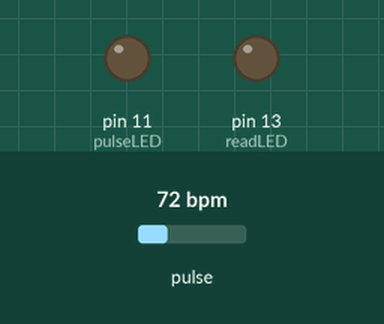
Bench run of a sketch on a simulated Arduino Uno, built with avr-gcc and run on an emulated ATmega328P. Shown: output pins drawn as LEDs (lit = HIGH). The test bench sets the inputs (shaded band); at power-on: pulse 72 bpm. What the sketch prints to the serial monitor is not drawn.

Above: at 0.05 s.
Timing chart, 0 to 3.0 s (numbered marks = the images above):
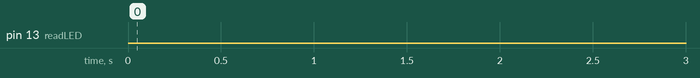

The sketch:

HR_SPO2_14Nov_noENTER.ino
```cpp
// (licence header left out)
// HR1 TX: 0x50658399739E
// HR1 RX: 0x38D269FDC0FE
// HR2 TX: 0x38D269FDB614
// HR2 RX: 0x38D269FDC9E5

#include <Wire.h>
#include "MAX30105.h"
#include "final_hr_spo2_algorithm.h"

MAX30105 particleSensor;

#define MAX_BRIGHTNESS 255

//Arduino Uno doesn't have enough SRAM to store 100 samples of IR led data and red led data in 32-bit format
//To solve this problem, 16-bit MSB of the sampled data will be truncated. Samples become 16-bit data.
uint16_t irBuffer[100]; //infrared LED sensor data
uint16_t redBuffer[100];  //red LED sensor data

int32_t bufferLength; //data length
int32_t spo2; //SPO2 value
int8_t validSPO2; //indicator to show if the SPO2 calculation is valid
int32_t heartRate; //heart rate value
int8_t validHeartRate; //indicator to show if the heart rate calculation is valid

byte pulseLED = 11; //Must be on PWM pin
byte readLED = 13; //Blinks with each data read

void setup()
{
  Serial.begin(115200); // initialize serial communication at 115200 bits per second:

  pinMode(pulseLED, OUTPUT);
  pinMode(readLED, OUTPUT);

  // Initialize sensor
  if (!particleSensor.begin(Wire, I2C_SPEED_FAST)) //Use default I2C port, 400kHz speed
  {
    Serial.println(F("MAX30102 was not found. Please check wiring/power."));
    while (1);
  }

  //Serial.println(F("Attach sensor to finger with rubber band. Press any key to start conversion"));
  //while (Serial.available() == 0) ; //wait until user presses a key
  Serial.read();

  byte ledBrightness = 60; //Options: 0=Off to 255=50mA
  byte sampleAverage = 4; //Options: 1, 2, 4, 8, 16, 32
  byte ledMode = 2; //Options: 1 = Red only, 2 = Red + IR, 3 = Red + IR + Green
  byte sampleRate = 100; //Options: 50, 100, 200, 400, 800, 1000, 1600, 3200
  int pulseWidth = 411; //Options: 69, 118, 215, 411
  int adcRange = 4096; //Options: 2048, 4096, 8192, 16384

  particleSensor.setup(ledBrightness, sampleAverage, ledMode, sampleRate, pulseWidth, adcRange); //Configure sensor with these settings
}

void loop()
{
  bufferLength = 100; //buffer length of 100 stores 4 seconds of samples running at 25sps

  //read the first 100 samples, and determine the signal range
  for (byte i = 0 ; i < bufferLength ; i++)
  {
    while (particleSensor.available() == false) //do we have new data?
      particleSensor.check(); //Check the sensor for new data

    redBuffer[i] = particleSensor.getRed();
//    Serial.print(F("red="));
//    Serial.print(redBuffer[i], DEC);
    irBuffer[i] = particleSensor.getIR();
//    Serial.print(F(", ir="));
//    Serial.println(irBuffer[i], DEC);
    particleSensor.nextSample(); //We're finished with this sample so move to next sample
  }

  //calculate heart rate and SpO2 after first 100 samples (first 4 seconds of samples)
  max_heart_rate_and_oxygen_saturation(irBuffer, bufferLength, redBuffer, &spo2, &validSPO2, &heartRate, &validHeartRate);

  //Continuously taking samples from MAX30102.  Heart rate and SpO2 are calculated every 1 second
  while (1)
  {
    //dumping the first 25 sets of samples in the memory and shift the last 75 sets of samples to the top
    for (byte i = 25; i < 100; i++)
    {
      redBuffer[i - 25] = redBuffer[i];
      irBuffer[i - 25] = irBuffer[i];
    }

    //take 25 sets of samples before calculating the heart rate.
    for (byte i = 75; i < 100; i++)
    {
      while (particleSensor.available() == false) //do we have new data?
        particleSensor.check(); //Check the sensor for new data

      digitalWrite(readLED, !digitalRead(readLED)); //Blink onboard LED with every data read

      redBuffer[i] = particleSensor.getRed();
//      Serial.print(F("red="));
//      Serial.print(redBuffer[i], DEC);
      irBuffer[i] = particleSensor.getIR();
//      Serial.print(F(", ir="));
//      Serial.println(irBuffer[i], DEC);
      particleSensor.nextSample(); //We're finished with this sample so move to next sample
    }
      //After gathering 25 new samples recalculate HR and SP02
      max_heart_rate_and_oxygen_saturation(irBuffer, bufferLength, redBuffer, &spo2, &validSPO2, &heartRate, &validHeartRate);

      //send samples and calculation result to terminal program through UART
//      Serial.print(F("HR: "));
      Serial.print(heartRate, DEC);

      //Serial.print(F(", HRvalid="));
      //Serial.print(validHeartRate, DEC);

//      Serial.print(F(" SPO2: "));
      Serial.print(spo2, DEC);
//      Serial.println(" ");

      //Serial.print(F(", SPO2Valid="));
      //Serial.println(validSPO2, DEC);
    }
}
```

License.ino
```cpp
// (licence header left out)

```

final_hr_spo2_algorithm.cpp
```cpp
/** \file algorithm.cpp ******************************************************
*
* Project: MAXREFDES117#
* Filename: algorithm.cpp
* Description: This module calculates the heart rate/SpO2 level
*
*
* --------------------------------------------------------------------
*
* This code follows the following naming conventions:
*
* char              ch_pmod_value
* char (array)      s_pmod_s_string[16]
* float             f_pmod_value
* int32_t           n_pmod_value
* int32_t (array)   an_pmod_value[16]
* int16_t           w_pmod_value
* int16_t (array)   aw_pmod_value[16]
* uint16_t          uw_pmod_value
* uint16_t (array)  auw_pmod_value[16]
* uint8_t           uch_pmod_value
* uint8_t (array)   auch_pmod_buffer[16]
* uint32_t          un_pmod_value
* int32_t *         pn_pmod_value
*
* ------------------------------------------------------------------------- */
/*******************************************************************************
* Copyright (C) 2016 Maxim Integrated Products, Inc., All Rights Reserved.
*
* Permission is hereby granted, free of charge, to any person obtaining a
* copy of this software and associated documentation files (the "Software"),
* to deal in the Software without restriction, including without limitation
* the rights to use, copy, modify, merge, publish, distribute, sublicense,
* and/or sell copies of the Software, and to permit persons to whom the
* Software is furnished to do so, subject to the following conditions:
*
* The above copyright notice and this permission notice shall be included
* in all copies or substantial portions of the Software.
*
* THE SOFTWARE IS PROVIDED "AS IS", WITHOUT WARRANTY OF ANY KIND, EXPRESS
* OR IMPLIED, INCLUDING BUT NOT LIMITED TO THE WARRANTIES OF
* MERCHANTABILITY, FITNESS FOR A PARTICULAR PURPOSE AND NONINFRINGEMENT.
* IN NO EVENT SHALL MAXIM INTEGRATED BE LIABLE FOR ANY CLAIM, DAMAGES
* OR OTHER LIABILITY, WHETHER IN AN ACTION OF CONTRACT, TORT OR OTHERWISE,
* ARISING FROM, OUT OF OR IN CONNECTION WITH THE SOFTWARE OR THE USE OR
* OTHER DEALINGS IN THE SOFTWARE.
*
* Except as contained in this notice, the name of Maxim Integrated
* Products, Inc. shall not be used except as stated in the Maxim Integrated
* Products, Inc. Branding Policy.
*
* The mere transfer of this software does not imply any licenses
* of trade secrets, proprietary technology, copyrights, patents,
* trademarks, maskwork rights, or any other form of intellectual
* property whatsoever. Maxim Integrated Products, Inc. retains all
* ownership rights.
*******************************************************************************
*/

#include "arduino.h"
#include "final_hr_spo2_algorithm.h"

#if defined(ARDUINO_AVR_UNO)
//Arduino Uno doesn't have enough SRAM to store 100 samples of IR led data and red led data in 32-bit format
//To solve this problem, 16-bit MSB of the sampled data will be truncated.  Samples become 16-bit data.
void max_heart_rate_and_oxygen_saturation(uint16_t *pun_ir_buffer, int32_t n_ir_buffer_length, uint16_t *pun_red_buffer, int32_t *pn_spo2, int8_t *pch_spo2_valid,
                int32_t *pn_heart_rate, int8_t *pch_hr_valid)
#else
void max_heart_rate_and_oxygen_saturation(uint32_t *pun_ir_buffer, int32_t n_ir_buffer_length, uint32_t *pun_red_buffer, int32_t *pn_spo2, int8_t *pch_spo2_valid,
                int32_t *pn_heart_rate, int8_t *pch_hr_valid)
#endif
/**
* \brief        Calculate the heart rate and SpO2 level
* \par          Details
*               By detecting  peaks of PPG cycle and corresponding AC/DC of red/infra-red signal, the an_ratio for the SPO2 is computed.
*               Since this algorithm is aiming for Arm M0/M3. formaula for SPO2 did not achieve the accuracy due to register overflow.
*               Thus, accurate SPO2 is precalculated and save longo uch_spo2_table[] per each an_ratio.
*
* \param[in]    *pun_ir_buffer           - IR sensor data buffer
* \param[in]    n_ir_buffer_length      - IR sensor data buffer length
* \param[in]    *pun_red_buffer          - Red sensor data buffer
* \param[out]    *pn_spo2                - Calculated SpO2 value
* \param[out]    *pch_spo2_valid         - 1 if the calculated SpO2 value is valid
* \param[out]    *pn_heart_rate          - Calculated heart rate value
* \param[out]    *pch_hr_valid           - 1 if the calculated heart rate value is valid
*
* \retval       None
*/
{
  uint32_t un_ir_mean,un_only_once ;
  int32_t k, n_i_ratio_count;
  int32_t i, s, m, n_exact_ir_valley_locs_count, n_middle_idx;
  int32_t n_th1, n_npks, n_c_min;
  int32_t an_ir_valley_locs[15] ;
  int32_t n_peak_interval_sum;
  //int32_t avg_pun_ir_buffer;

  int32_t n_y_ac, n_x_ac;
  int32_t n_spo2_calc;
  int32_t n_y_dc_max, n_x_dc_max;
  int32_t n_y_dc_max_idx, n_x_dc_max_idx;
  int32_t an_ratio[5], n_ratio_average;
  int32_t n_nume, n_denom ;

  //calculate avg ir buffer
  /*avg_pun_ir_buffer = 0;
  for (k=0; k<n_ir_buffer_length;k++)
    avg_pun_ir_buffer += pun_ir_buffer[k];
  avg_pun_ir_buffer = avg_pun_ir_buffer/n_ir_buffer_length;*/
  //Serial.print("avg IR=");
  //Serial.println(avg_pun_ir_buffer);

  // calculates DC mean and subtract DC from ir
  un_ir_mean =0;
  for (k=0 ; k<n_ir_buffer_length ; k++ ) un_ir_mean += pun_ir_buffer[k] ;
  un_ir_mean =un_ir_mean/n_ir_buffer_length ;

  // remove DC and invert signal so that we can use peak detector as valley detector
  for (k=0 ; k<n_ir_buffer_length ; k++ )
    an_x[k] = -1*(pun_ir_buffer[k] - un_ir_mean) ;

  // 4 pt Moving Average
  for(k=0; k< BUFFER_SIZE-MA4_SIZE; k++){
    an_x[k]=( an_x[k]+an_x[k+1]+ an_x[k+2]+ an_x[k+3])/(int)4;
  }
  // calculate threshold
  n_th1=0;
  for ( k=0 ; k<BUFFER_SIZE ;k++){
    n_th1 +=  an_x[k];
  }
  n_th1=  n_th1/ ( BUFFER_SIZE);
  if( n_th1<30) n_th1=30; // min allowed
  if( n_th1>60) n_th1=60; // max allowed

  for ( k=0 ; k<15;k++) an_ir_valley_locs[k]=0;
  // since we flipped signal, we use peak detector as valley detector
  max_find_peaks( an_ir_valley_locs, &n_npks, an_x, BUFFER_SIZE, n_th1, 4, 15 );//peak_height, peak_distance, max_num_peaks
  n_peak_interval_sum =0;
  if (n_npks>=2){
    /*for (k=1; k<n_npks; k++) n_peak_interval_sum += (an_ir_valley_locs[k] -an_ir_valley_locs[k -1] ) ;
    n_peak_interval_sum =n_peak_interval_sum/(n_npks-1);*/
    n_peak_interval_sum = 100 * (an_ir_valley_locs[n_npks-1]-an_ir_valley_locs[0])/(n_npks-1);
    *pn_heart_rate =(int32_t)( (60000)/ n_peak_interval_sum );
    *pch_hr_valid  = 1;

    /*if (avg_pun_ir_buffer>45000){
      *pn_heart_rate =(int32_t)( (60000)/ n_peak_interval_sum );
      *pch_hr_valid  = 1;
    }
    else{
      *pn_heart_rate = -999;
      *pch_hr_valid  = 0;
    }*/
  }
  else  {
    *pn_heart_rate = -999; // unable to calculate because # of peaks are too small
    *pch_hr_valid  = 0;
  }

  //  load raw value again for SPO2 calculation : RED(=y) and IR(=X)
  for (k=0 ; k<n_ir_buffer_length ; k++ )  {
      an_x[k] =  pun_ir_buffer[k] ;
      an_y[k] =  pun_red_buffer[k] ;
  }

  // find precise min near an_ir_valley_locs
  n_exact_ir_valley_locs_count =n_npks;

  //using exact_ir_valley_locs , find ir-red DC andir-red AC for SPO2 calibration an_ratio
  //finding AC/DC maximum of raw

  n_ratio_average =0;
  n_i_ratio_count = 0;
  for(k=0; k< 5; k++) an_ratio[k]=0;
  for (k=0; k< n_exact_ir_valley_locs_count; k++){
    if (an_ir_valley_locs[k] > BUFFER_SIZE ){
      *pn_spo2 =  -999 ; // do not use SPO2 since valley loc is out of range
      *pch_spo2_valid  = 0;
      return;
    }
  }
  // find max between two valley locations
  // and use an_ratio betwen AC compoent of Ir & Red and DC compoent of Ir & Red for SPO2
  for (k=0; k< n_exact_ir_valley_locs_count-1; k++){
    n_y_dc_max= -16777216 ;
    n_x_dc_max= -16777216;
    if (an_ir_valley_locs[k+1]-an_ir_valley_locs[k] >3){
        for (i=an_ir_valley_locs[k]; i< an_ir_valley_locs[k+1]; i++){
          if (an_x[i]> n_x_dc_max) {n_x_dc_max =an_x[i]; n_x_dc_max_idx=i;}
          if (an_y[i]> n_y_dc_max) {n_y_dc_max =an_y[i]; n_y_dc_max_idx=i;}
      }
      n_y_ac= (an_y[an_ir_valley_locs[k+1]] - an_y[an_ir_valley_locs[k] ] )*(n_y_dc_max_idx -an_ir_valley_locs[k]); //red
      n_y_ac=  an_y[an_ir_valley_locs[k]] + n_y_ac/ (an_ir_valley_locs[k+1] - an_ir_valley_locs[k])  ;
      n_y_ac=  an_y[n_y_dc_max_idx] - n_y_ac;    // subracting linear DC compoenents from raw
      n_x_ac= (an_x[an_ir_valley_locs[k+1]] - an_x[an_ir_valley_locs[k] ] )*(n_x_dc_max_idx -an_ir_valley_locs[k]); // ir
      n_x_ac=  an_x[an_ir_valley_locs[k]] + n_x_ac/ (an_ir_valley_locs[k+1] - an_ir_valley_locs[k]);
      n_x_ac=  an_x[n_y_dc_max_idx] - n_x_ac;      // subracting linear DC compoenents from raw
      n_nume=( n_y_ac *n_x_dc_max)>>7 ; //prepare X100 to preserve floating value
      n_denom= ( n_x_ac *n_y_dc_max)>>7;
      if (n_denom>0  && n_i_ratio_count <5 &&  n_nume != 0)
      {
        an_ratio[n_i_ratio_count]= (n_nume*100)/n_denom ; //formular is ( n_y_ac *n_x_dc_max) / ( n_x_ac *n_y_dc_max) ;
        n_i_ratio_count++;
      }
    }
  }
  // choose median value since PPG signal may varies from beat to beat
  max_sort_ascend(an_ratio, n_i_ratio_count);
  n_middle_idx= n_i_ratio_count/2;

  if (n_middle_idx >1)
    n_ratio_average =( an_ratio[n_middle_idx-1] +an_ratio[n_middle_idx])/2; // use median
  else
    n_ratio_average = an_ratio[n_middle_idx ];

  if( n_ratio_average>2 && n_ratio_average <184){
    n_spo2_calc= uch_spo2_table[n_ratio_average] ;

  *pn_spo2 = n_spo2_calc ;
  *pch_spo2_valid  = 1;//  float_SPO2 =  -45.060*n_ratio_average* n_ratio_average/10000 + 30.354 *n_ratio_average/100 + 94.845 ;  // for comparison with table

   /* if (avg_pun_ir_buffer>45000){
      *pn_spo2 = n_spo2_calc ;
      *pch_spo2_valid  = 1;//  float_SPO2 =  -45.060*n_ratio_average* n_ratio_average/10000 + 30.354 *n_ratio_average/100 + 94.845 ;  // for comparison with table
    }
    else{
      *pn_spo2 =  -999 ;
      *pch_spo2_valid  = 0;
    }*/
  }
  else{
    *pn_spo2 =  -999 ; // do not use SPO2 since signal an_ratio is out of range
    *pch_spo2_valid  = 0;
  }
}


void max_find_peaks( int32_t *pn_locs, int32_t *n_npks,  int32_t  *pn_x, int32_t n_size, int32_t n_min_height, int32_t n_min_distance, int32_t n_max_num )
/**
* \brief        Find peaks
* \par          Details
*               Find at most MAX_NUM peaks above MIN_HEIGHT separated by at least MIN_DISTANCE
*
* \retval       None
*/
{
  max_peaks_above_min_height( pn_locs, n_npks, pn_x, n_size, n_min_height );
  max_remove_close_peaks( pn_locs, n_npks, pn_x, n_min_distance );
  *n_npks = min( *n_npks, n_max_num );
}

void max_peaks_above_min_height( int32_t *pn_locs, int32_t *n_npks,  int32_t  *pn_x, int32_t n_size, int32_t n_min_height )
/**
* \brief        Find peaks above n_min_height
* \par          Details
*               Find all peaks above MIN_HEIGHT
*
* \retval       None
*/
{
  int32_t i = 1, n_width;
  *n_npks = 0;

  while (i < n_size-1){
    if (pn_x[i] > n_min_height && pn_x[i] > pn_x[i-1]){      // find left edge of potential peaks
      n_width = 1;
      while (i+n_width < n_size && pn_x[i] == pn_x[i+n_width])  // find flat peaks
        n_width++;
      if (pn_x[i] > pn_x[i+n_width] && (*n_npks) < 15 ){      // find right edge of peaks
        pn_locs[(*n_npks)++] = i;
        // for flat peaks, peak location is left edge
        i += n_width+1;
      }
      else
        i += n_width;
    }
    else
      i++;
  }
}

void max_remove_close_peaks(int32_t *pn_locs, int32_t *pn_npks, int32_t *pn_x, int32_t n_min_distance)
/**
* \brief        Remove peaks
* \par          Details
*               Remove peaks separated by less than MIN_DISTANCE
*
* \retval       None
*/
{

  int32_t i, j, n_old_npks, n_dist;

  /* Order peaks from large to small */
  max_sort_indices_descend( pn_x, pn_locs, *pn_npks );

  for ( i = -1; i < *pn_npks; i++ ){
    n_old_npks = *pn_npks;
    *pn_npks = i+1;
    for ( j = i+1; j < n_old_npks; j++ ){
      n_dist =  pn_locs[j] - ( i == -1 ? -1 : pn_locs[i] ); // lag-zero peak of autocorr is at index -1
      if ( n_dist > n_min_distance || n_dist < -n_min_distance )
        pn_locs[(*pn_npks)++] = pn_locs[j];
    }
  }

  // Resort indices int32_to ascending order
  max_sort_ascend( pn_locs, *pn_npks );
}

void max_sort_ascend(int32_t  *pn_x, int32_t n_size)
/**
* \brief        Sort array
* \par          Details
*               Sort array in ascending order (insertion sort algorithm)
*
* \retval       None
*/
{
  int32_t i, j, n_temp;
  for (i = 1; i < n_size; i++) {
    n_temp = pn_x[i];
    for (j = i; j > 0 && n_temp < pn_x[j-1]; j--)
        pn_x[j] = pn_x[j-1];
    pn_x[j] = n_temp;
  }
}

void max_sort_indices_descend(  int32_t  *pn_x, int32_t *pn_indx, int32_t n_size)
/**
* \brief        Sort indices
* \par          Details
*               Sort indices according to descending order (insertion sort algorithm)
*
* \retval       None
*/
{
  int32_t i, j, n_temp;
  for (i = 1; i < n_size; i++) {
    n_temp = pn_indx[i];
    for (j = i; j > 0 && pn_x[n_temp] > pn_x[pn_indx[j-1]]; j--)
      pn_indx[j] = pn_indx[j-1];
    pn_indx[j] = n_temp;
  }
}
```

Source omitted: final_hr_spo2_algorithm.h (5296 bytes)

Measured:
- by itself, everything shown: repeats every 62.9 s, in 418 steps
